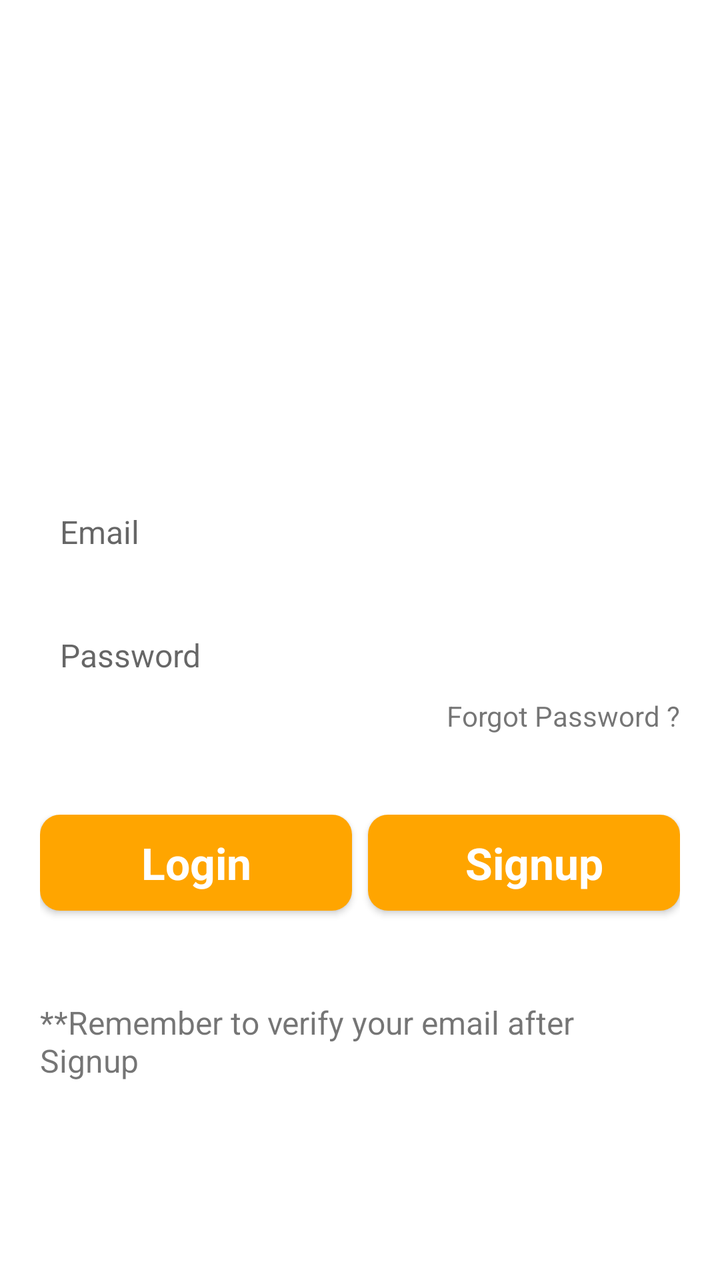
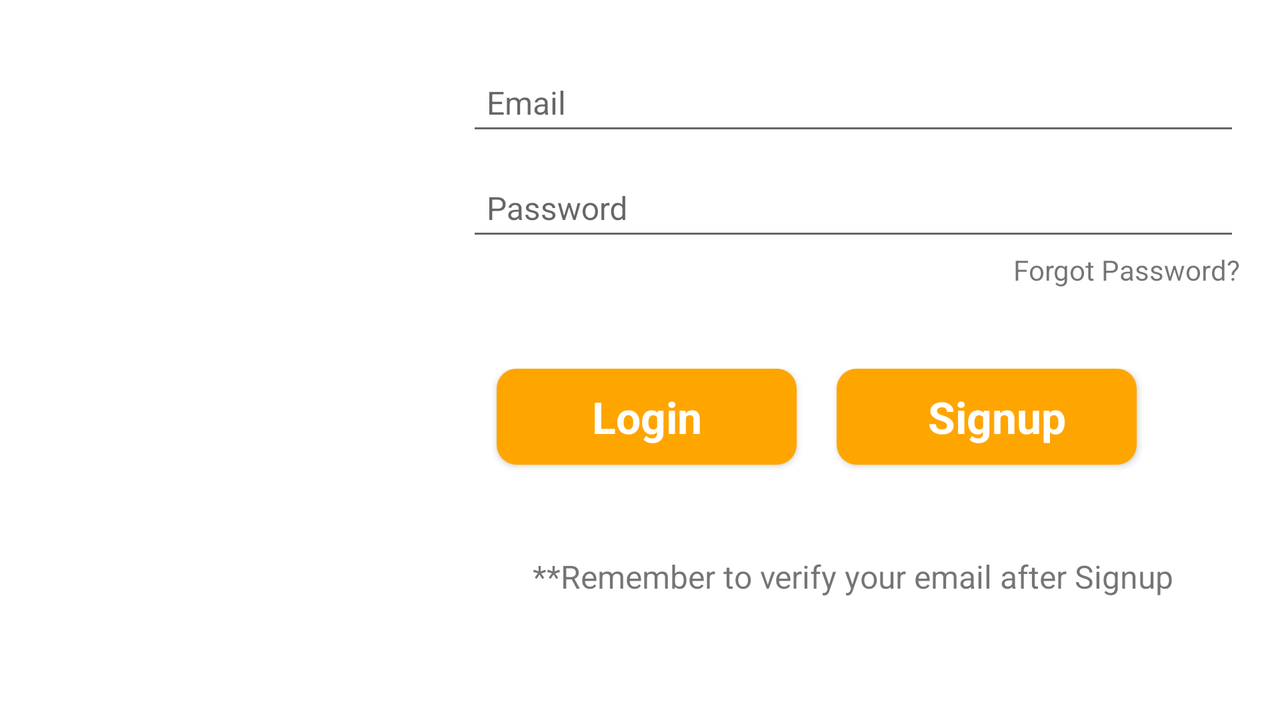

Compare how this app lays out the same screen by default and in its alternative resource folder. The renders come first, then the two layout files and the values they reference.
<!-- AndroidManifest.xml: application theme AppTheme -->
<!-- res/layout/activity_login.xml -->
<?xml version="1.0" encoding="utf-8"?>


<ScrollView xmlns:android="http://schemas.android.com/apk/res/android"
    android:layout_height="match_parent"
    android:background="#FFF"
    android:layout_width="match_parent">
<RelativeLayout
    android:layout_width="fill_parent"
    android:layout_height="fill_parent"

    android:orientation="vertical">

    <ProgressBar
        android:id="@+id/login_progress"
        style="?android:attr/progressBarStyleLarge"
        android:layout_width="wrap_content"
        android:layout_height="wrap_content"
        android:layout_marginBottom="8dp"
        android:visibility="gone" />

    <RelativeLayout
        android:id="@+id/logolayout"
        android:layout_width="match_parent"
        android:layout_height="match_parent"
        android:layout_weight="1"
        android:gravity="center|top"
        android:orientation="vertical"
        android:layout_marginBottom="30dp"


        >


        <ImageView
            android:id="@+id/logo"
            android:layout_width="wrap_content"
            android:layout_height="192dp"
            android:layout_centerHorizontal="true"
            android:layout_marginTop="30dp"
            android:src="@drawable/main_screen_opt" />

    </RelativeLayout>

    <LinearLayout
        android:id="@+id/login_login"
        android:layout_width="match_parent"
        android:layout_height="match_parent"
        android:layout_alignParentBottom="true"
        android:layout_marginTop="215dp"
        android:layout_weight="1"
        android:gravity="top"
        android:orientation="vertical">

        <LinearLayout
            android:layout_width="match_parent"
            android:layout_height="wrap_content"
            android:orientation="vertical"
            android:paddingLeft="20dp"
            android:paddingRight="20dp"
            android:paddingTop="30dp">

            <EditText
                android:id="@+id/email"
                android:layout_width="match_parent"
                android:layout_height="wrap_content"
                android:background="@drawable/loginbox"
                android:hint="Email"
                android:inputType="textEmailAddress"
                android:orientation="vertical"
                android:padding="10dp"
                android:paddingLeft="20dp"
                android:paddingRight="20dp"
                android:singleLine="true"
                android:textColor="#000"
                android:textSize="16dp"
                />

            <EditText
                android:id="@+id/password"
                android:layout_width="match_parent"
                android:layout_height="wrap_content"
                android:layout_marginTop="20dp"
                android:background="@drawable/loginbox"
                android:hint="Password"
                android:inputType="textPassword"
                android:padding="10dp"
                android:textColor="#000"
                android:textSize="16dp" />


            <RelativeLayout
                android:layout_width="fill_parent"
                android:layout_height="fill_parent">

                <TextView
                    android:id="@+id/forgot"
                    android:layout_width="wrap_content"
                    android:layout_height="wrap_content"
                    android:layout_alignParentEnd="true"
                    android:layout_alignParentRight="true"
                    android:text="Forgot Password ?" />
            </RelativeLayout>

<LinearLayout
    android:layout_width="match_parent"
    android:layout_height="wrap_content"
    android:orientation="horizontal"
    android:layout_marginTop="40dp"
    >
            <Button
                android:id="@+id/registar_Btn_login"
                android:layout_width="150dp"
                android:layout_height="wrap_content"
                android:layout_gravity="center_horizontal"
                android:layout_marginTop="30dp"
                android:background="@drawable/login"

                android:gravity="center"
                android:layout_weight="1"

                android:text="Login"
                android:textAppearance="@android:style/TextAppearance.Large"
                android:textColor="#FFF"
                android:textStyle="bold" />

            <Button
                android:id="@+id/signup_text"
                android:layout_width="150dp"
                android:layout_height="wrap_content"
                android:layout_gravity="center_horizontal"
                android:layout_marginTop="20dp"
                android:background="@drawable/login"
                android:text="Signup"
               android:layout_marginLeft="8dp"
                android:paddingLeft="10dp"
                android:layout_weight="1"
                android:textAppearance="@android:style/TextAppearance.Large"
                android:textColor="#FFF"
                android:textStyle="bold" /></LinearLayout>

            <TextView
                android:layout_gravity="center"
                android:layout_width="wrap_content"
                android:layout_height="wrap_content"
                android:layout_marginTop="15dp"
                android:textSize="16dp"
                android:text="**Remember to verify your email after Signup"/>
        </LinearLayout>


        </LinearLayout>







</RelativeLayout>



</ScrollView>
<!-- resources referenced by this layout -->
<resources>
  <!-- drawable login (drawable) -->
  <?xml version="1.0" encoding="utf-8"?>
  
  <shape xmlns:android="http://schemas.android.com/apk/res/android">
  
      <solid android:color="#FFA500" />
      <corners android:radius="10dp"/>
  
  
  
  </shape>
  <style name="AppTheme" parent="Theme.AppCompat.Light.NoActionBar">
          
          <item name="colorPrimary">@color/colorPrimary</item>
          <item name="colorPrimaryDark">@color/colorPrimaryDark</item>
          <item name="colorAccent">@color/colorAccent</item>
          <item name="windowActionBar">false</item>
          <item name="windowNoTitle">true</item>
  
      </style>
  <color name="colorPrimary">#3F51B5</color>
  <color name="colorPrimaryDark">#303F9F</color>
  <color name="colorAccent">#448AFF</color>
</resources>
<!-- res/layout-land/activity_login.xml (the repository's variant of the layout above) -->
<!-- drawn on the phone turned sideways -->
<?xml version="1.0" encoding="utf-8"?>

<LinearLayout xmlns:android="http://schemas.android.com/apk/res/android"
    android:layout_width="match_parent"
    android:layout_height="match_parent"
    android:orientation="horizontal"
    android:background="#fff"
    android:weightSum="3">

    <RelativeLayout
        android:layout_width="wrap_content"
        android:layout_height="match_parent"
        android:layout_weight="2"
        android:gravity="center"
        android:orientation="vertical"
        android:padding="0dp">

        <LinearLayout
            android:layout_width="match_parent"
            android:layout_height="match_parent"
            android:gravity="center"
            android:orientation="vertical">

            <ImageView
                android:id="@+id/logo"
                android:layout_width="wrap_content"
                android:layout_height="wrap_content"
                android:src="@drawable/main_screen_opt" />

        </LinearLayout>
    </RelativeLayout>

    <ScrollView
        android:id="@+id/layout"
        android:layout_width="match_parent"
        android:layout_height="wrap_content"
        android:layout_weight="1"

        >

        <LinearLayout
            android:id="@+id/login_login"
            android:layout_width="match_parent"
            android:layout_height="match_parent"
            android:layout_alignParentBottom="true"
            android:layout_marginTop="20dp"
            android:layout_weight="1"
            android:gravity="top"
            android:orientation="vertical"
            android:paddingLeft="20dp"

            android:paddingRight="20dp">

            <com.google.android.material.textfield.TextInputLayout
                android:layout_width="match_parent"
                android:layout_height="wrap_content">

                <EditText
                    android:id="@+id/email"
                    android:inputType="textEmailAddress"
                    android:layout_width="match_parent"
                    android:layout_height="wrap_content"
                    android:hint="Email"
                    android:padding="10dp"
                    android:singleLine="true"
                    android:textColor="#000"
                    android:textSize="16dp" />

            </com.google.android.material.textfield.TextInputLayout>

            <com.google.android.material.textfield.TextInputLayout
                android:layout_width="match_parent"
                android:layout_height="wrap_content">

                <EditText
                    android:id="@+id/password"
                    android:layout_width="match_parent"
                    android:layout_height="wrap_content"
                    android:layout_marginTop="40dp"
                    android:hint="Password"
                    android:inputType="textPassword"
                    android:padding="10dp"
                    android:textColor="#000"
                    android:textSize="16dp" />
            </com.google.android.material.textfield.TextInputLayout>

            <RelativeLayout

                android:layout_width="fill_parent"
                android:layout_height="fill_parent">

                <TextView
                    android:id="@+id/forgot"
                    android:layout_width="wrap_content"
                    android:layout_height="wrap_content"
                    android:layout_alignParentEnd="true"
                    android:layout_alignParentRight="true"
                    android:text="Forgot Password?" />
            </RelativeLayout>
            <LinearLayout
                android:layout_width="match_parent"
                android:layout_height="wrap_content"
                android:orientation="horizontal"
                android:layout_marginTop="40dp"
                >
                <Button
                    android:id="@+id/registar_Btn_login"
                    android:layout_width="150dp"
                    android:layout_height="wrap_content"
                    android:layout_gravity="center_horizontal"
                    android:layout_marginTop="30dp"
                    android:background="@drawable/login"
                    android:layout_marginLeft="15dp"
                    android:gravity="center"


                    android:text="Login"
                    android:textAppearance="@android:style/TextAppearance.Large"
                    android:textColor="#FFF"
                    android:textStyle="bold" />

                <Button
                    android:id="@+id/signup_text"
                    android:layout_width="150dp"
                    android:layout_height="wrap_content"
                    android:layout_gravity="center_horizontal"
                    android:layout_marginTop="20dp"
                    android:background="@drawable/login"
                    android:text="Signup"
                    android:layout_marginLeft="20dp"
                    android:paddingLeft="10dp"
                    android:textAppearance="@android:style/TextAppearance.Large"
                    android:textColor="#FFF"
                    android:textStyle="bold" /></LinearLayout>

            <TextView
                android:layout_gravity="center"
                android:layout_width="wrap_content"
                android:layout_height="wrap_content"
                android:layout_marginTop="15dp"
                android:textSize="16dp"
                android:text="**Remember to verify your email after Signup"/>
        </LinearLayout>






    </ScrollView>
</LinearLayout>
